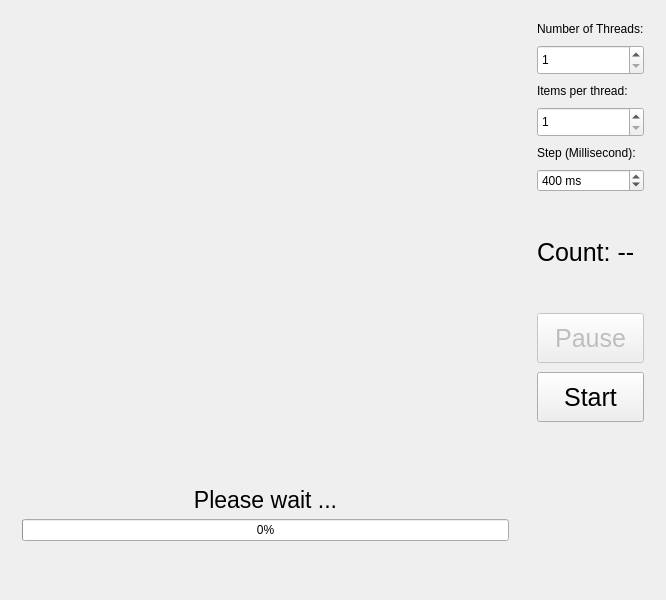
<?xml version="1.0" encoding="UTF-8"?>
<ui version="4.0">
 <class>MainWindow</class>
 <widget class="QMainWindow" name="MainWindow">
  <property name="geometry">
   <rect>
    <x>0</x>
    <y>0</y>
    <width>666</width>
    <height>600</height>
   </rect>
  </property>
  <property name="windowTitle">
   <string>CustomTable Example</string>
  </property>
  <widget class="QWidget" name="centralWidget">
   <layout class="QGridLayout" name="gridLayout_3" columnstretch="10,0">
    <item row="1" column="0">
     <widget class="QWidget" name="w_waiting" native="true">
      <property name="minimumSize">
       <size>
        <width>0</width>
        <height>100</height>
       </size>
      </property>
      <property name="styleSheet">
       <string notr="true">QWidget{
background-color: rgba(100	, 100,100,150);
}
QLabel{
background-color: rgba(100	, 100,100,0);
}</string>
      </property>
      <layout class="QGridLayout" name="gridLayout_4">
       <item row="1" column="0">
        <widget class="QLabel" name="label_4">
         <property name="font">
          <font>
           <pointsize>17</pointsize>
          </font>
         </property>
         <property name="text">
          <string>Please wait ...</string>
         </property>
         <property name="alignment">
          <set>Qt::AlignCenter</set>
         </property>
        </widget>
       </item>
       <item row="0" column="0">
        <spacer name="verticalSpacer_3">
         <property name="orientation">
          <enum>Qt::Vertical</enum>
         </property>
         <property name="sizeHint" stdset="0">
          <size>
           <width>20</width>
           <height>40</height>
          </size>
         </property>
        </spacer>
       </item>
       <item row="2" column="0">
        <widget class="QProgressBar" name="progressBar">
         <property name="value">
          <number>0</number>
         </property>
        </widget>
       </item>
       <item row="3" column="0">
        <spacer name="verticalSpacer_4">
         <property name="orientation">
          <enum>Qt::Vertical</enum>
         </property>
         <property name="sizeHint" stdset="0">
          <size>
           <width>20</width>
           <height>40</height>
          </size>
         </property>
        </spacer>
       </item>
      </layout>
     </widget>
    </item>
    <item row="0" column="1">
     <widget class="QWidget" name="w_tools" native="true">
      <layout class="QGridLayout" name="gridLayout">
       <property name="verticalSpacing">
        <number>9</number>
       </property>
       <item row="4" column="0">
        <widget class="QLabel" name="label_3">
         <property name="text">
          <string>Step (Millisecond):</string>
         </property>
        </widget>
       </item>
       <item row="0" column="0">
        <widget class="QLabel" name="label">
         <property name="text">
          <string>Number of Threads:</string>
         </property>
        </widget>
       </item>
       <item row="3" column="0">
        <widget class="QSpinBox" name="sb_item_count">
         <property name="minimumSize">
          <size>
           <width>0</width>
           <height>30</height>
          </size>
         </property>
         <property name="minimum">
          <number>1</number>
         </property>
         <property name="maximum">
          <number>999999999</number>
         </property>
         <property name="singleStep">
          <number>10</number>
         </property>
        </widget>
       </item>
       <item row="10" column="0">
        <widget class="QPushButton" name="pb_start">
         <property name="minimumSize">
          <size>
           <width>0</width>
           <height>50</height>
          </size>
         </property>
         <property name="font">
          <font>
           <pointsize>19</pointsize>
          </font>
         </property>
         <property name="text">
          <string>Start</string>
         </property>
        </widget>
       </item>
       <item row="6" column="0">
        <spacer name="verticalSpacer">
         <property name="orientation">
          <enum>Qt::Vertical</enum>
         </property>
         <property name="sizeHint" stdset="0">
          <size>
           <width>20</width>
           <height>40</height>
          </size>
         </property>
        </spacer>
       </item>
       <item row="2" column="0">
        <widget class="QLabel" name="label_2">
         <property name="text">
          <string>Items per thread:</string>
         </property>
        </widget>
       </item>
       <item row="1" column="0">
        <widget class="QSpinBox" name="sb_thread_count">
         <property name="minimumSize">
          <size>
           <width>0</width>
           <height>30</height>
          </size>
         </property>
         <property name="minimum">
          <number>1</number>
         </property>
         <property name="maximum">
          <number>100</number>
         </property>
        </widget>
       </item>
       <item row="5" column="0">
        <widget class="QSpinBox" name="sb_step">
         <property name="suffix">
          <string> ms</string>
         </property>
         <property name="minimum">
          <number>100</number>
         </property>
         <property name="maximum">
          <number>100000</number>
         </property>
         <property name="singleStep">
          <number>100</number>
         </property>
         <property name="value">
          <number>400</number>
         </property>
        </widget>
       </item>
       <item row="9" column="0">
        <widget class="QPushButton" name="pb_pause">
         <property name="enabled">
          <bool>false</bool>
         </property>
         <property name="minimumSize">
          <size>
           <width>0</width>
           <height>50</height>
          </size>
         </property>
         <property name="font">
          <font>
           <pointsize>19</pointsize>
          </font>
         </property>
         <property name="text">
          <string>Pause</string>
         </property>
        </widget>
       </item>
       <item row="8" column="0">
        <spacer name="verticalSpacer_2">
         <property name="orientation">
          <enum>Qt::Vertical</enum>
         </property>
         <property name="sizeHint" stdset="0">
          <size>
           <width>20</width>
           <height>40</height>
          </size>
         </property>
        </spacer>
       </item>
       <item row="7" column="0">
        <widget class="QLabel" name="lb_count">
         <property name="font">
          <font>
           <pointsize>19</pointsize>
          </font>
         </property>
         <property name="text">
          <string>Count: --</string>
         </property>
        </widget>
       </item>
      </layout>
     </widget>
    </item>
    <item row="0" column="0">
     <widget class="QWidget" name="widget" native="true">
      <layout class="QGridLayout" name="gridLayout_2">
       <item row="0" column="0">
        <layout class="QVBoxLayout" name="verticalLayout"/>
       </item>
      </layout>
     </widget>
    </item>
   </layout>
  </widget>
 </widget>
 <layoutdefault spacing="6" margin="11"/>
 <resources/>
 <connections/>
</ui>
